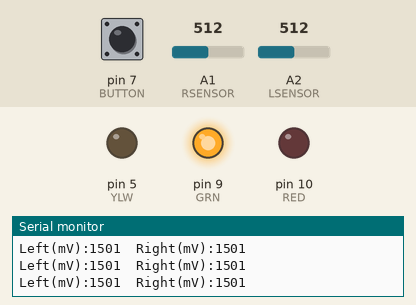
Recording of a sketch running on a simulated Arduino Uno, built with avr-gcc and run on an emulated ATmega328P. Shown: output pins drawn as LEDs (lit = HIGH), the last lines printed to the serial monitor. The test bench sets the inputs (shaded band); at power-on: A1 (RSENSOR) = 512, A2 (LSENSOR) = 512, pin 7 (BUTTON) HIGH.

Above: at 1.2 s.
1.3 s: A1 (RSENSOR) set to 716
At 1.7 s:
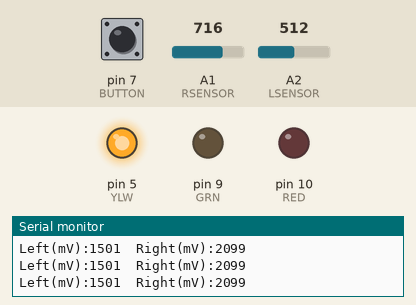
5.8 s: A1 (RSENSOR) set to 511
At 6.4 s:
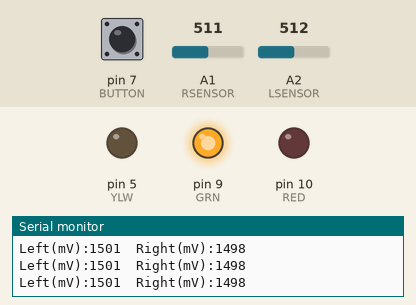
8.8 s: A2 (LSENSOR) set to 716
At 9.8 s:
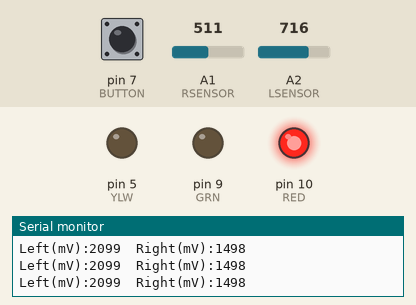
10.3 s: A2 (LSENSOR) set to 511
At 11.1 s:
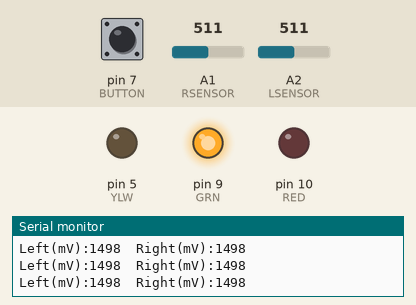
Timing chart, 0 to 13.3 s (numbered marks = the images above; inputs shaded):
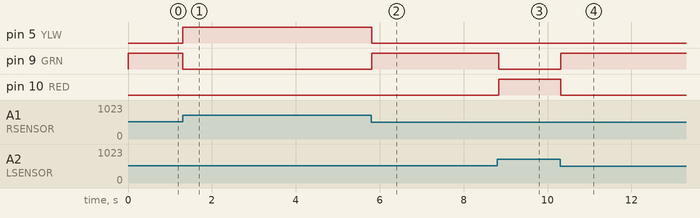

The sketch:

Group30Lab4LineFollowLED.ino
```cpp
/********************************************************
  M103Lab4LineSensorCheck (v1.4)

  Original by H. Fernando, 25/04/2021

  This code is to help calibrate the line sensor for your setup.
  Place the robot on the a white surface or black tape and run
  the program. Obtain the analog values for black tape and white
  surface using the readings provided in the serial monitor.
*********************************************************/


#define blcktp 2000

// Pin Assignments
const int RED = 10;           //red LED Pin
const int GRN = 9;           //green LED Pin
const int YLW = 5;           //yellow LED Pin
const int BUTTON = 7;        //pushbutton Pin

const int LSENSOR = A2; // Left Sensor on Analog Pin 1
const int RSENSOR = A1; // Right Sensor on Analog Pin 2
const boolean PLOT = true;  //true=plot sensor reading; false=serial monitor output.
boolean loopbttn = true;

//global variables
int lvalue = 0;  //left sensor value
int rvalue = 0;  //right sensor value


// Set-up Routine
void setup() {

// Initialize led pins as outputs.
  pinMode(GRN, OUTPUT);
  pinMode(YLW, OUTPUT);
  pinMode(RED, OUTPUT);

// Initialize button pins as inputs
  pinMode(BUTTON, INPUT);

// Initialize line following sensor pins as inputs
  pinMode(LSENSOR, INPUT);
  pinMode(RSENSOR, INPUT);

// Initialize serial and monitor
  Serial.begin(9600);


}

// Main Routine
void loop() {

      while (loopbttn && digitalRead(BUTTON) == LOW) {
        digitalWrite(GRN, HIGH);
        delay(125);
        digitalWrite(GRN, LOW);
        delay(125);
      }
      loopbttn = false;

      //read the sensor value
      lvalue = analogRead(LSENSOR);
      rvalue = analogRead(RSENSOR);

      //map the values into millivolts (assuming 3000 mV reference voltage)
      lvalue = map(lvalue,0,1023,0,3000);
      rvalue = map(rvalue,0,1023,0,3000);

      if (rvalue > blcktp){
        turnOnLED(YLW);

      }else if (lvalue > blcktp) {
        turnOnLED(RED);
      } else if (rvalue < blcktp && lvalue < blcktp){
        turnOnLED(GRN);
      }

      if(PLOT){                    // true means serial plotter
        Serial.print("Left(mV):");
        Serial.print(lvalue);
        Serial.print("\t");
        Serial.print("Right(mV):");
        Serial.println(rvalue);
        delay(40);
      }else{                     // false means serial monitor
        Serial.print("Left: ");
        Serial.print(lvalue);
        Serial.print(" mV \t");
        Serial.print("Right: ");
        Serial.print(rvalue);
        Serial.println(" mV");
        Serial.println();
      }

}

//********** Functions (subroutines) ******************

// Turn on a single LED and turn others off
void turnOnLED(int COLOUR)
{
  digitalWrite(GRN, LOW);
  digitalWrite(YLW, LOW);
  digitalWrite(RED, LOW);
  digitalWrite(COLOUR, HIGH);
}
```

Measured:
- after the input at 1.3 s, pin 5 (YLW): LOW → HIGH at once; pin 9 (GRN): HIGH → LOW at once
- after the input at 5.8 s, pin 5 (YLW): HIGH → LOW at once; pin 9 (GRN): LOW → HIGH at once
- after the input at 8.8 s, pin 9 (GRN): HIGH → LOW at once; pin 10 (RED): LOW → HIGH at once
- after the input at 10.3 s, pin 9 (GRN): LOW → HIGH at once; pin 10 (RED): HIGH → LOW at once
